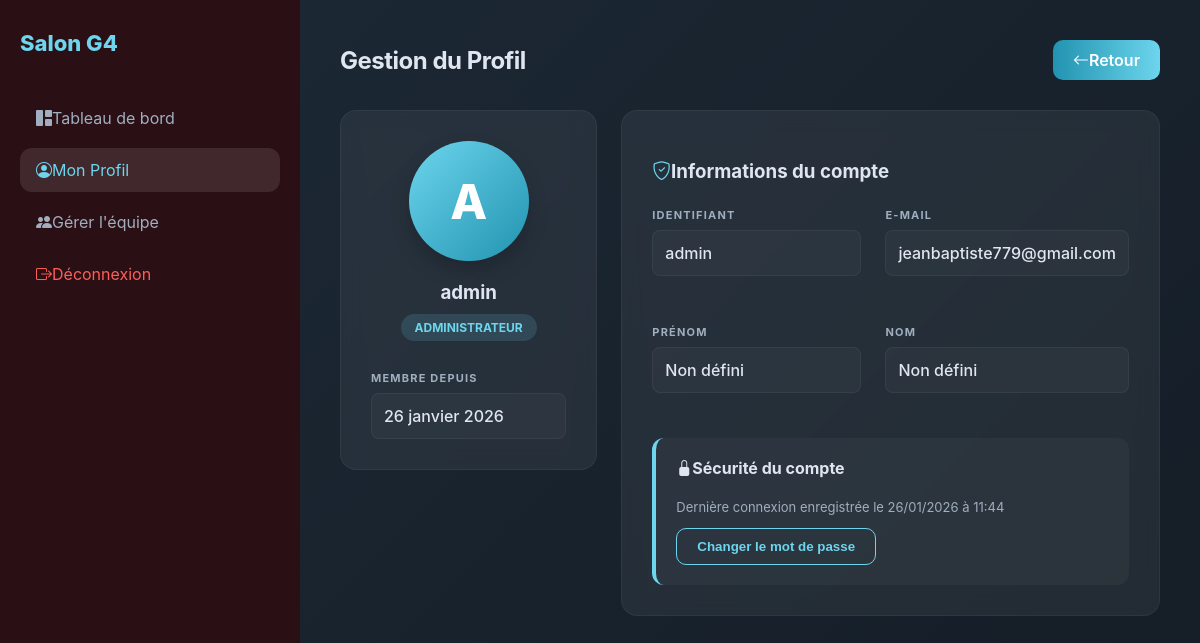
The app's page /utilisateur/ (signed in) with its own data.
### coiffure/models.py (models this page shows, shortened)
class User(AbstractUser):
    ROLE_CHOICES = [
        ('admin', 'Administrateur'),
        ('employe', 'Employé'),
        ('client', 'Client'),
    ]
    role = models.CharField(max_length=20, choices=ROLE_CHOICES, default='employe')

### coiffure/views.py (the view)
# urls.py: path('utilisateur/', views.utilisateur_profil, name='Utilisateur'),
@login_required
@staff_member_required
def utilisateur_profil(request):
    return render(request, 'coiffure/utilisateur.html', {
        'user': request.user
    })
    from django.contrib.auth.models import User

### coiffure/context_processors.py (called while the page is built)
def notifications(request):
    if request.user.is_authenticated:
        user_notifications = Notification.objects.filter(utilisateur=request.user)
        notifs_non_lues = user_notifications.filter(lu=False).count()
        notifications_recents = user_notifications.order_by('-date')[:5]
    else:
        notifications_recents = []
        notifs_non_lues = 0
    return {
        'notifications': notifications_recents,
        'notif_count': notifs_non_lues,  # <- renommer ici pour ton template
    }

### coiffure/templates/coiffure/utilisateur.html (shortened to what this page needs)
{% load static %}
<!DOCTYPE html>
<html lang="fr">
<head>
    <link href="https://cdn.jsdelivr.net/npm/bootstrap-icons@1.11.1/font/bootstrap-icons.css" rel="stylesheet">
</head>
<body>
<div class="app">
    <aside class="sidebar">
        <div class="brand">Salon G4</div>
        <nav class="side-nav">
            <a href="{% url 'tablebord' %}"><i class="bi bi-grid-1x2-fill me-3"></i> Tableau de bord</a>
            <a href="{% url 'Utilisateur' %}" class="active"><i class="bi bi-person-circle me-3"></i> Mon Profil</a>
            {% if request.user.is_superuser %}
            <a href="{% url 'liste_utilisateurs' %}"><i class="bi bi-people-fill me-3"></i> Gérer l'équipe</a>
            {% endif %}
            <a href="{% url 'logout' %}" style="margin-top: auto; color: #ff5e57;"><i class="bi bi-box-arrow-right me-3"></i> Déconnexion</a>
        </nav>
    </aside>
    <main class="main">
        <div class="topbar">
            <h2>Gestion du Profil</h2>
            <a href="{% url 'tablebord' %}" class="btn">
                <i class="bi bi-arrow-left me-2"></i> Retour
            </a>
        </div>
        <div class="grid">
            <div class="col-4">
                <div class="card" style="text-align: center;">
                    <div class="avatar-container">
                        <div class="avatar">{{ request.user.username|slice:":1"|upper }}</div>
                    </div>
                    <h3 style="margin: 0;">{{ request.user.username }}</h3>
                    <div class="role-badge">
                        {% if request.user.is_superuser %}Administrateur{% else %}Personnel{% endif %}
                    </div>
                    <div style="margin-top: 30px; text-align: left;">
                        <span class="info-label">Membre depuis</span>
                        <div class="info-value">{{ request.user.date_joined|date:"d F Y" }}</div>
                    </div>
                </div>
            </div>
            <div class="col-8">
                <div class="card">
                    <h3 style="margin-bottom: 25px;"><i class="bi bi-shield-check me-2" style="color:var(--accent)"></i>Informations du compte</h3>
                    <div class="grid" style="grid-template-columns: 1fr 1fr;">
                        <div class="info-group">
                            <span class="info-label">Identifiant</span>
                            <div class="info-value">{{ request.user.username }}</div>
                        </div>
                        <div class="info-group">
                            <span class="info-label">E-mail</span>
                            <div class="info-value">{{ request.user.email|default:"Non renseigné" }}</div>
                        </div>
                        <div class="info-group">
                            <span class="info-label">Prénom</span>
                            <div class="info-value">{{ request.user.first_name|default:"Non défini" }}</div>
                        </div>
                        <div class="info-group">
                            <span class="info-label">Nom</span>
                            <div class="info-value">{{ request.user.last_name|default:"Non défini" }}</div>
                        </div>
                    </div>
                    <div class="security-section">
                        <h4 style="margin-top: 0; font-size: 16px;"><i class="bi bi-lock-fill me-2"></i>Sécurité du compte</h4>
                        <p style="color: var(--muted); font-size: 13px;">Dernière connexion enregistrée le {{ request.user.last_login|date:"d/m/Y à H:i" }}</p>
                        <button class="btn" style="background: transparent; border: 1px solid var(--accent); color: var(--accent);">
                            Changer le mot de passe
                        </button>
                    </div>
                </div>
            </div>
        </div>
    </main>
</div>
</body>
</html>

### coiffure/templates/coiffure/utilisateur.html (style rules this page uses)
:root { --bg: #1b2733; --sidebar-bg: #2a1015; --card-bg: rgba(255, 255, 255, 0.06); --text: #e0e6f0; --muted: #a0aebf; --accent: #6dd5ed; --accent-glow: rgba(109, 213, 237, 0.3); --radius: 16px; }
body { margin: 0; padding: 0; background: var(--bg); color: var(--text); font-family: 'Inter', system-ui, sans-serif; overflow: hidden; }
.app { display: flex; height: 100vh; }
.sidebar { width: 260px; background: var(--sidebar-bg); display: flex; flex-direction: column; padding: 30px 20px; box-shadow: 4px 0 15px rgba(0,0,0,0.3); }
.brand { font-weight: 800; font-size: 22px; color: var(--accent); margin-bottom: 40px; }
.side-nav a { display: flex; align-items: center; padding: 12px 16px; border-radius: 12px; margin-bottom: 8px; transition: 0.3s; color: var(--muted); text-decoration: none; }
.side-nav a:hover, .side-nav a.active { background: rgba(255,255,255,0.1); color: var(--accent); }
.main { flex: 1; padding: 40px; overflow-y: auto; background: linear-gradient(135deg, #1b2733 0%, #151d26 100%); }
.topbar { display: flex; justify-content: space-between; align-items: center; margin-bottom: 30px; }
.topbar h2 { font-weight: 700; margin: 0; letter-spacing: -0.5px; }
.btn { background: linear-gradient(90deg, #2193b0, #6dd5ed); color: white; border: none; padding: 10px 20px; border-radius: 10px; font-weight: 600; cursor: pointer; transition: 0.3s; text-decoration: none; display: inline-flex; align-items: center; }
.grid { display: grid; grid-template-columns: repeat(12, 1fr); gap: 24px; }
.col-4 { grid-column: span 4; }
.col-8 { grid-column: span 8; }
.card { background: var(--card-bg); border-radius: var(--radius); padding: 30px; backdrop-filter: blur(10px); border: 1px solid rgba(255,255,255,0.05); transition: 0.3s ease-in-out; }
.avatar-container { position: relative; width: 120px; height: 120px; margin: 0 auto 20px; }
.avatar { width: 100%; height: 100%; border-radius: 50%; background: linear-gradient(135deg, #6dd5ed, #2193b0); display: flex; align-items: center; justify-content: center; font-size: 48px; font-weight: 800; color: white; box-shadow: 0 10px 20px rgba(0,0,0,0.2); }
.role-badge { background: rgba(109, 213, 237, 0.15); color: var(--accent); padding: 6px 14px; border-radius: 20px; font-size: 12px; font-weight: 700; display: inline-block; margin-top: 10px; text-transform: uppercase; }
.info-group { margin-bottom: 25px; }
.info-label { color: var(--muted); font-size: 11px; font-weight: 700; text-transform: uppercase; letter-spacing: 1.2px; margin-bottom: 8px; display: block; }
.info-value { font-size: 16px; color: var(--text); font-weight: 500; background: rgba(255,255,255,0.03); padding: 12px; border-radius: 8px; border: 1px solid rgba(255,255,255,0.05); }
.security-section { background: rgba(255, 255, 255, 0.03); border-radius: 12px; padding: 20px; border-left: 4px solid var(--accent); margin-top: 20px; }

### records on screen
User: user.username "A", user.username "admin", user.date_joined "26 janvier 2026", user.email "jeanbaptiste779@gmail.com", user.first_name "Non défini", user.last_name "Non défini", user.last_login "26/01/2026 à 11:44"
